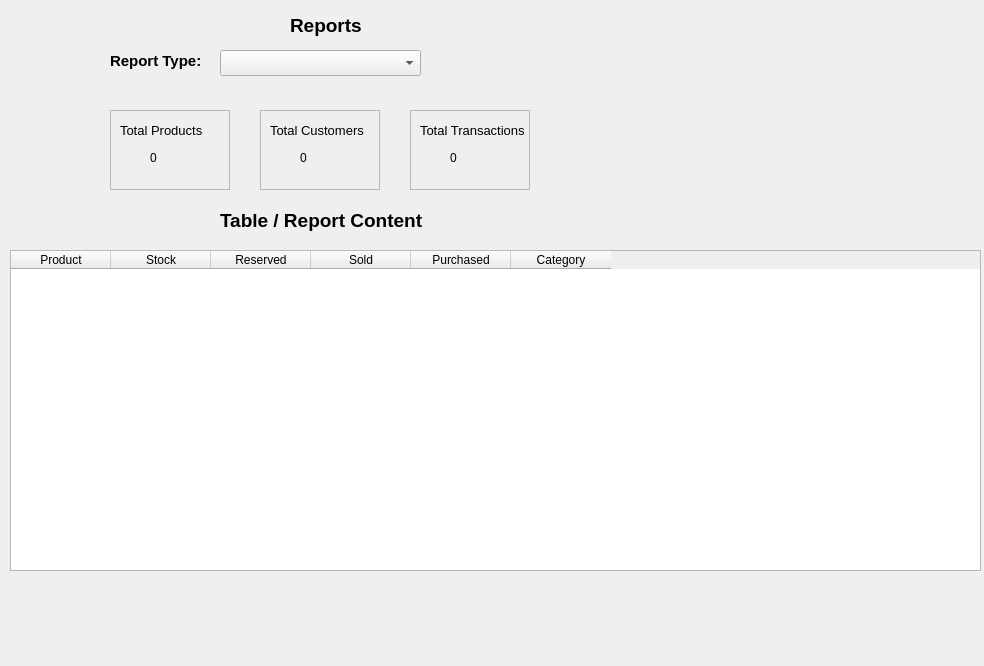
<?xml version="1.0" encoding="UTF-8"?>
<ui version="4.0">
 <class>ReportsPageClass</class>
 <widget class="QWidget" name="ReportsPageClass">
  <property name="geometry">
   <rect>
    <x>0</x>
    <y>0</y>
    <width>984</width>
    <height>666</height>
   </rect>
  </property>
  <property name="windowTitle">
   <string>ReportsPage</string>
  </property>
  <widget class="QLabel" name="label">
   <property name="geometry">
    <rect>
     <x>290</x>
     <y>10</y>
     <width>91</width>
     <height>31</height>
    </rect>
   </property>
   <property name="font">
    <font>
     <pointsize>14</pointsize>
     <bold>true</bold>
    </font>
   </property>
   <property name="text">
    <string>Reports</string>
   </property>
  </widget>
  <widget class="QLabel" name="label_2">
   <property name="geometry">
    <rect>
     <x>110</x>
     <y>50</y>
     <width>101</width>
     <height>21</height>
    </rect>
   </property>
   <property name="font">
    <font>
     <pointsize>11</pointsize>
     <bold>true</bold>
    </font>
   </property>
   <property name="text">
    <string>Report Type:</string>
   </property>
  </widget>
  <widget class="QFrame" name="frame">
   <property name="geometry">
    <rect>
     <x>110</x>
     <y>110</y>
     <width>120</width>
     <height>80</height>
    </rect>
   </property>
   <property name="frameShape">
    <enum>QFrame::Shape::StyledPanel</enum>
   </property>
   <property name="frameShadow">
    <enum>QFrame::Shadow::Raised</enum>
   </property>
   <widget class="QLabel" name="label_3">
    <property name="geometry">
     <rect>
      <x>10</x>
      <y>10</y>
      <width>101</width>
      <height>20</height>
     </rect>
    </property>
    <property name="font">
     <font>
      <pointsize>10</pointsize>
     </font>
    </property>
    <property name="text">
     <string>Total Products</string>
    </property>
   </widget>
   <widget class="QLabel" name="labelTotalProducts">
    <property name="geometry">
     <rect>
      <x>40</x>
      <y>40</y>
      <width>49</width>
      <height>16</height>
     </rect>
    </property>
    <property name="text">
     <string>0</string>
    </property>
   </widget>
  </widget>
  <widget class="QFrame" name="frame_2">
   <property name="geometry">
    <rect>
     <x>260</x>
     <y>110</y>
     <width>120</width>
     <height>80</height>
    </rect>
   </property>
   <property name="frameShape">
    <enum>QFrame::Shape::StyledPanel</enum>
   </property>
   <property name="frameShadow">
    <enum>QFrame::Shadow::Raised</enum>
   </property>
   <widget class="QLabel" name="label_5">
    <property name="geometry">
     <rect>
      <x>10</x>
      <y>10</y>
      <width>101</width>
      <height>20</height>
     </rect>
    </property>
    <property name="font">
     <font>
      <pointsize>10</pointsize>
     </font>
    </property>
    <property name="text">
     <string>Total Customers</string>
    </property>
   </widget>
   <widget class="QLabel" name="labelTotalCustomers">
    <property name="geometry">
     <rect>
      <x>40</x>
      <y>40</y>
      <width>49</width>
      <height>16</height>
     </rect>
    </property>
    <property name="text">
     <string>0</string>
    </property>
   </widget>
  </widget>
  <widget class="QFrame" name="frame_3">
   <property name="geometry">
    <rect>
     <x>410</x>
     <y>110</y>
     <width>120</width>
     <height>80</height>
    </rect>
   </property>
   <property name="frameShape">
    <enum>QFrame::Shape::StyledPanel</enum>
   </property>
   <property name="frameShadow">
    <enum>QFrame::Shadow::Raised</enum>
   </property>
   <widget class="QLabel" name="label_7">
    <property name="geometry">
     <rect>
      <x>10</x>
      <y>10</y>
      <width>111</width>
      <height>20</height>
     </rect>
    </property>
    <property name="font">
     <font>
      <pointsize>10</pointsize>
     </font>
    </property>
    <property name="text">
     <string>Total Transactions</string>
    </property>
   </widget>
   <widget class="QLabel" name="labelTotalTransactions">
    <property name="geometry">
     <rect>
      <x>40</x>
      <y>40</y>
      <width>49</width>
      <height>16</height>
     </rect>
    </property>
    <property name="text">
     <string>0</string>
    </property>
   </widget>
  </widget>
  <widget class="QTableWidget" name="tableWidgetReports">
   <property name="geometry">
    <rect>
     <x>10</x>
     <y>250</y>
     <width>971</width>
     <height>321</height>
    </rect>
   </property>
   <column>
    <property name="text">
     <string>Product</string>
    </property>
   </column>
   <column>
    <property name="text">
     <string>Stock</string>
    </property>
   </column>
   <column>
    <property name="text">
     <string>Reserved</string>
    </property>
   </column>
   <column>
    <property name="text">
     <string>Sold</string>
    </property>
   </column>
   <column>
    <property name="text">
     <string>Purchased</string>
    </property>
   </column>
   <column>
    <property name="text">
     <string>Category</string>
    </property>
   </column>
  </widget>
  <widget class="QLabel" name="label_9">
   <property name="geometry">
    <rect>
     <x>220</x>
     <y>210</y>
     <width>211</width>
     <height>21</height>
    </rect>
   </property>
   <property name="font">
    <font>
     <pointsize>14</pointsize>
     <bold>true</bold>
    </font>
   </property>
   <property name="text">
    <string>Table / Report Content</string>
   </property>
  </widget>
  <widget class="QComboBox" name="comboBoxReports">
   <property name="geometry">
    <rect>
     <x>220</x>
     <y>50</y>
     <width>201</width>
     <height>26</height>
    </rect>
   </property>
  </widget>
 </widget>
 <layoutdefault spacing="6" margin="11"/>
 <resources/>
 <connections/>
</ui>
